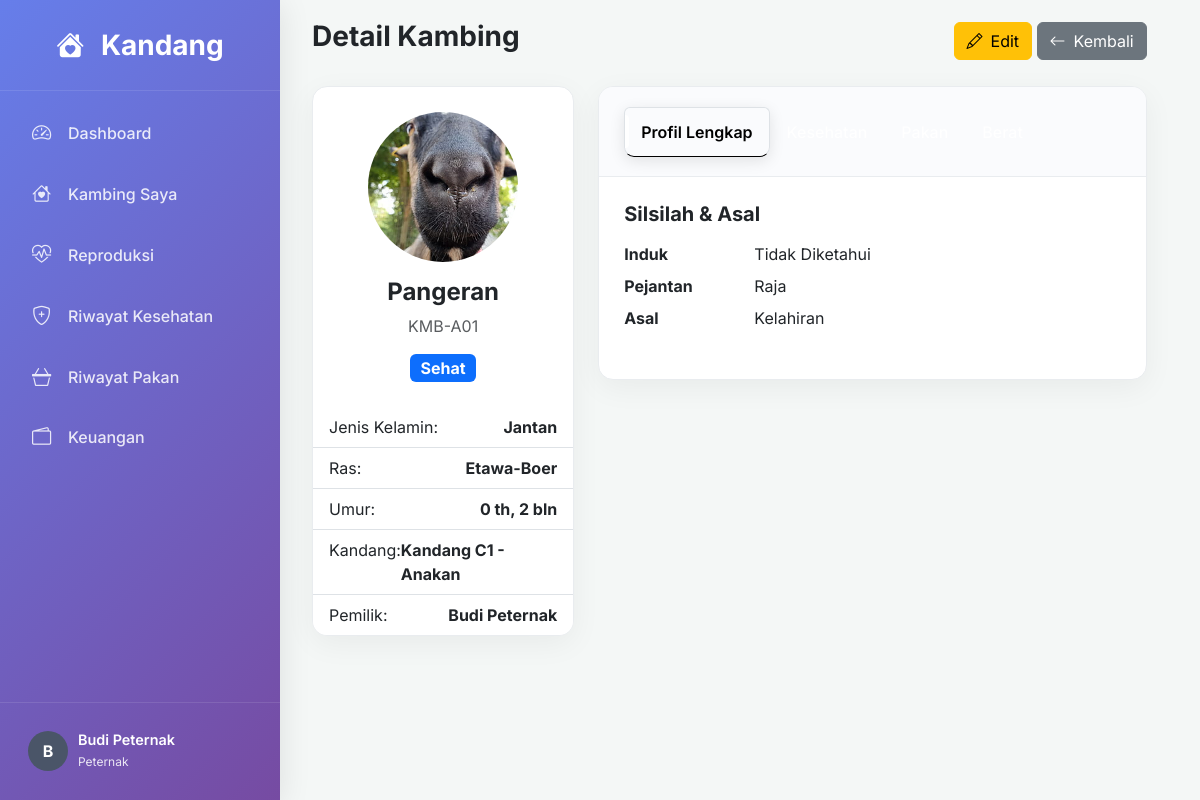
The page /views/kambing_detail.php?id=5 (signed in) on the database its author committed.
### tables this page shows
CREATE TABLE IF NOT EXISTS `kambing` (
  `id` int NOT NULL AUTO_INCREMENT,
  `id_pemilik` int DEFAULT NULL,
  `id_induk` int DEFAULT NULL COMMENT 'FK ke id kambing (induk betina)',
  `id_pejantan` int DEFAULT NULL COMMENT 'FK ke id kambing (pejantan)',
  `id_kandang` int DEFAULT NULL COMMENT 'FK ke tabel kandang',
  `kode_tag` varchar(50) DEFAULT NULL,
  `nama` varchar(50) DEFAULT NULL,
  `jenis_kelamin` enum('jantan','betina') DEFAULT NULL,
  `id_ras` int DEFAULT NULL,
  `tanggal_lahir` date DEFAULT NULL,
  `status` enum('sehat','sakit','bunting','mati','dijual') DEFAULT 'sehat',
  `asal` enum('kelahiran','pembelian') NOT NULL DEFAULT 'pembelian',
  `harga_beli` decimal(12,2) DEFAULT '0.00',
  `dibuat_pada` timestamp NULL DEFAULT CURRENT_TIMESTAMP,
  `foto` varchar(255) DEFAULT NULL,
  PRIMARY KEY (`id`),
  UNIQUE KEY `kode_tag` (`kode_tag`),
  KEY `id_pemilik` (`id_pemilik`),
  KEY `fk_kambing_induk` (`id_induk`),
  KEY `fk_kambing_pejantan` (`id_pejantan`),
  KEY `fk_kambing_kandang` (`id_kandang`),
  KEY `fk_kambing_ras` (`id_ras`),
  CONSTRAINT `fk_kambing_induk` FOREIGN KEY (`id_induk`) REFERENCES `kambing` (`id`) ON DELETE SET NULL,
  CONSTRAINT `fk_kambing_kandang` FOREIGN KEY (`id_kandang`) REFERENCES `kandang` (`id`) ON DELETE SET NULL,
  CONSTRAINT `fk_kambing_pejantan` FOREIGN KEY (`id_pejantan`) REFERENCES `kambing` (`id`) ON DELETE SET NULL,
  CONSTRAINT `fk_kambing_ras` FOREIGN KEY (`id_ras`) REFERENCES `ras` (`id`) ON DELETE SET NULL,
  CONSTRAINT `kambing_ibfk_1` FOREIGN KEY (`id_pemilik`) REFERENCES `pengguna` (`id`) ON DELETE CASCADE
);

CREATE TABLE IF NOT EXISTS `ras` (
  `id` int NOT NULL AUTO_INCREMENT,
  `nama_ras` varchar(100) NOT NULL,
  `deskripsi` text,
  PRIMARY KEY (`id`),
  UNIQUE KEY `nama_ras_unique` (`nama_ras`)
);

CREATE TABLE IF NOT EXISTS `kandang` (
  `id` int NOT NULL AUTO_INCREMENT,
  `nama_kandang` varchar(100) NOT NULL,
  `lokasi` varchar(100) DEFAULT NULL,
  `kapasitas` int DEFAULT '0',
  PRIMARY KEY (`id`)
);

CREATE TABLE IF NOT EXISTS `pengguna` (
  `id` int NOT NULL AUTO_INCREMENT,
  `nama` varchar(100) NOT NULL,
  `email` varchar(100) NOT NULL,
  `password` varchar(255) NOT NULL,
  `peran` enum('admin','peternak','penitip') NOT NULL DEFAULT 'penitip',
  `nomor_telepon` varchar(20) DEFAULT NULL,
  `alamat` text,
  `dibuat_pada` timestamp NULL DEFAULT CURRENT_TIMESTAMP,
  `foto` varchar(255) DEFAULT NULL,
  PRIMARY KEY (`id`),
  UNIQUE KEY `email` (`email`)
);

### views/kambing_detail.php (the view, shortened to what this page needs)
<?php
require_once '../config/koneksi.php';
$id_kambing = $_GET['id'];
$stmt = $koneksi->prepare("SELECT k.*, r.nama_ras, kd.nama_kandang, p.nama AS nama_pemilik,
                          induk.nama AS nama_induk, pejantan.nama AS nama_pejantan
                          FROM kambing k
                          LEFT JOIN ras r ON k.id_ras = r.id
                          LEFT JOIN kandang kd ON k.id_kandang = kd.id
                          LEFT JOIN pengguna p ON k.id_pemilik = p.id
                          LEFT JOIN kambing induk ON k.id_induk = induk.id
                          LEFT JOIN kambing pejantan ON k.id_pejantan = pejantan.id
                          WHERE k.id = ?");
$stmt->bind_param("i", $id_kambing);
$stmt->execute();
$result = $stmt->get_result();
$kambing = $result->fetch_assoc();
$tgl_lahir = new DateTime($kambing['tanggal_lahir']);
$sekarang = new DateTime();
$umur = $sekarang->diff($tgl_lahir);
?>
<!DOCTYPE html>
<html lang="id">
<head>
    <link href="https://cdn.jsdelivr.net/npm/bootstrap@5.3.3/dist/css/bootstrap.min.css" rel="stylesheet">
    <link href="https://cdn.jsdelivr.net/npm/bootstrap-icons@1.11.3/font/bootstrap-icons.css" rel="stylesheet">
    <link rel="stylesheet" href="../assets/css/style.css">
</head>
<body>
    <div class="d-flex">
        <?php include '../includes/sidebar.php'; ?>
        <main class="main-content flex-grow-1">
            <div class="container-fluid">
                <div class="d-flex justify-content-between align-items-center mb-4">
                    <h1 class="h3 fw-bold">Detail Kambing</h1>
                    <div>
                        <a href="kambing_form.php?id=<?= $kambing['id']; ?>" class="btn btn-warning"><i class="bi bi-pencil me-2"></i>Edit</a>
                        <a href="kambing_list.php" class="btn btn-secondary"><i class="bi bi-arrow-left me-2"></i>Kembali</a>
                    </div>
                </div>
                <div class="row">
                    <div class="col-lg-4">
                        <div class="card-custom mb-4">
                            <div class="card-body-custom text-center">
                                <img src="../uploads/kambing/<?= htmlspecialchars($kambing['foto']); ?>"
                                    class="img-fluid rounded-circle mb-3 foto-thumbnail"
                                    alt="Foto Kambing"
                                    style="width: 150px; height: 150px; object-fit: cover; cursor: pointer;"
                                    data-bs-toggle="modal"
                                    data-bs-target="#modalFoto"
                                    data-src="../uploads/kambing/<?= htmlspecialchars($kambing['foto']); ?>">
                                <h4 class="fw-bold"><?= htmlspecialchars($kambing['nama']); ?></h4>
                                <p class="text-muted"><?= htmlspecialchars($kambing['kode_tag']); ?></p>
                                <span class="badge bg-primary fs-6"><?= ucfirst($kambing['status']); ?></span>
                            </div>
                            <ul class="list-group list-group-flush">
                                <li class="list-group-item d-flex justify-content-between"><span>Jenis Kelamin:</span> <strong><?= ucfirst($kambing['jenis_kelamin']); ?></strong></li>
                                <li class="list-group-item d-flex justify-content-between"><span>Ras:</span> <strong><?= htmlspecialchars($kambing['nama_ras']); ?></strong></li>
                                <li class="list-group-item d-flex justify-content-between"><span>Umur:</span> <strong><?= $umur->y . ' th, ' . $umur->m . ' bln'; ?></strong></li>
                                <li class="list-group-item d-flex justify-content-between"><span>Kandang:</span> <strong><?= htmlspecialchars($kambing['nama_kandang']); ?></strong></li>
                                <li class="list-group-item d-flex justify-content-between"><span>Pemilik:</span> <strong><?= htmlspecialchars($kambing['nama_pemilik']); ?></strong></li>
                            </ul>
                        </div>
                    </div>
                    <div class="col-lg-8">
                        <div class="card-custom">
                            <div class="card-header-custom">
                                <ul class="nav nav-tabs card-header-tabs" id="detailTab" role="tablist">
                                    <li class="nav-item" role="presentation"><button class="nav-link active" id="profil-tab" data-bs-toggle="tab" data-bs-target="#profil" type="button" role="tab">Profil Lengkap</button></li>
                                    <li class="nav-item" role="presentation"><button class="nav-link" id="kesehatan-tab" data-bs-toggle="tab" data-bs-target="#kesehatan" type="button" role="tab">Kesehatan</button></li>
                                    <li class="nav-item" role="presentation"><button class="nav-link" id="pakan-tab" data-bs-toggle="tab" data-bs-target="#pakan" type="button" role="tab">Pakan</button></li>
                                    <li class="nav-item" role="presentation"><button class="nav-link" id="berat-tab" data-bs-toggle="tab" data-bs-target="#berat" type="button" role="tab">Berat</button></li>
                                </ul>
                            </div>
                            <div class="card-body-custom">
                                <div class="tab-content" id="detailTabContent">
                                    <div class="tab-pane fade show active" id="profil" role="tabpanel">
                                        <h5 class="fw-bold mb-3">Silsilah & Asal</h5>
                                        <dl class="row">
                                            <dt class="col-sm-3">Induk</dt>
                                            <dd class="col-sm-9"><?= htmlspecialchars($kambing['nama_induk'] ?? 'Tidak Diketahui'); ?></dd>
                                            <dt class="col-sm-3">Pejantan</dt>
                                            <dd class="col-sm-9"><?= htmlspecialchars($kambing['nama_pejantan'] ?? 'Tidak Diketahui'); ?></dd>
                                            <dt class="col-sm-3">Asal</dt>
                                            <dd class="col-sm-9"><?= ucfirst($kambing['asal']); ?></dd>
                                        </dl>
                                    </div>
                                </div>
                            </div>
                        </div>
                    </div>
                </div>
            </div>
        </main>
    </div>
</body>
</html>

### assets/css/style.css (style rules this page uses)
* { margin: 0; padding: 0; box-sizing: border-box; font-family: 'Inter', sans-serif; }
body { background-color: #f4f7f6; min-height: 100vh; display: flex; }
.card-custom { background: #ffffff; border: 1px solid #e9ecef; border-radius: 15px; box-shadow: 0 8px 30px rgba(0, 0, 0, 0.05); overflow: hidden; margin-bottom: 25px; }
.card-header-custom { padding: 20px 25px; border-bottom: 1px solid #e9ecef; background-color: #fafbfd; }
.card-body-custom { padding: 25px; }

### includes/sidebar.php (style rules this page uses)
:root { --sidebar-width: 280px; --sidebar-bg: linear-gradient(135deg, #667eea 0%, #764ba2 100%); --sidebar-text-color: rgba(255, 255, 255, 0.85); --sidebar-text-hover-color: white; --sidebar-item-hover-bg: rgba(255, 255, 255, 0.15); --sidebar-item-active-bg: rgba(255, 255, 255, 0.25); }
.main-content { transition: margin-left 0.3s ease-in-out; padding: 20px; }
@media (min-width: 992px) { .main-content { margin-left: var(--sidebar-width); } }
.nav-link { color: var(--sidebar-text-color); border-radius: 10px; padding: 0.75rem 1rem; margin-bottom: 0.5rem; display: flex; align-items: center; font-weight: 500; transition: all 0.2s ease; position: relative; }
.nav-link.active { background: var(--sidebar-item-active-bg); color: white; font-weight: 600; box-shadow: 0 4px 15px rgba(0, 0, 0, 0.1); }
.nav-link.active::before { content: ''; position: absolute; left: 0; top: 15%; height: 70%; width: 4px; background: white; border-radius: 0 4px 4px 0; }

### rows shown on the page
kambing: foto (picture), nama "Pangeran", kode_tag "KMB-A01", status "Sehat", jenis_kelamin "Jantan", id_ras.nama_ras "Etawa-Boer", tanggal_lahir "0", tanggal_lahir "2", id_kandang.nama_kandang "Kandang C1 - Anakan", id_pemilik.nama "Budi Peternak", id_pejantan.nama "Raja", asal "Kelahiran"

### other values the page prints
$label "Dashboard"
$label "Kambing Saya"
$label "Reproduksi"
$label "Riwayat Kesehatan"
$label "Riwayat Pakan"
$label "Keuangan"
substr($nama_pengguna, 0, 1) "B"
$nama_pengguna "Budi Peternak"
$peran "Peternak"
$kambing['nama_induk'] "Tidak Diketahui"
